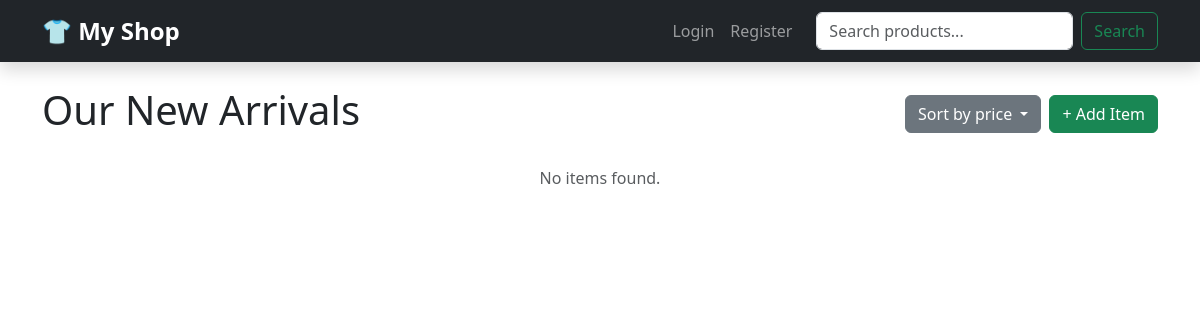
The app's page /, older data.
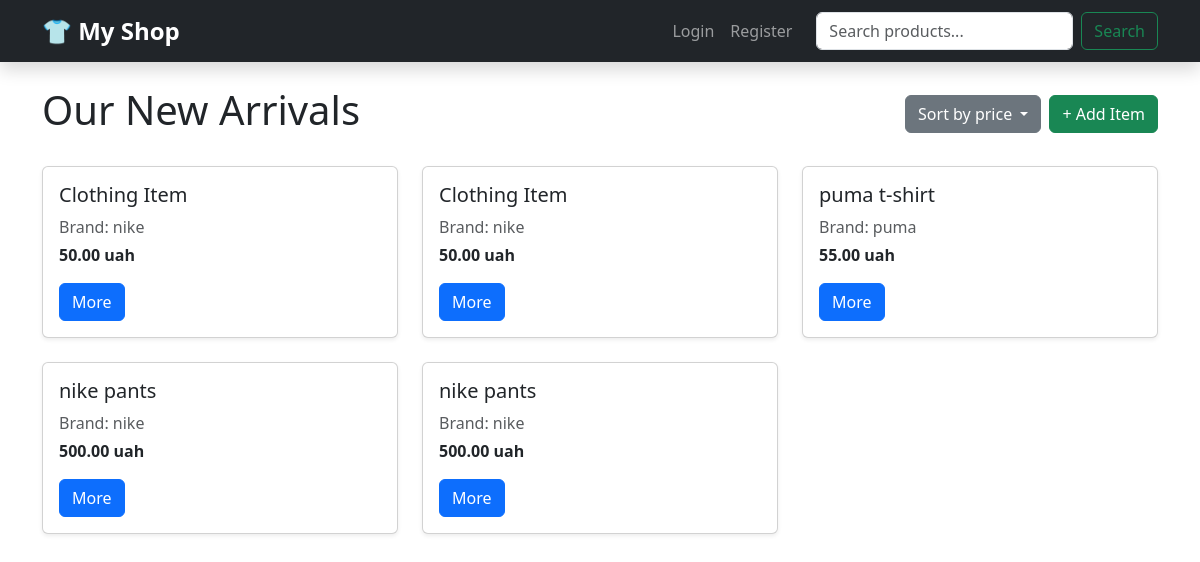
The same page, newer data.
### clothing_shop/models.py (models this page shows, shortened)
class Cloth(models.Model):
    title = models.CharField(max_length=100, default="Clothing Item")
    cloth_color = models.CharField(max_length=30)
    size = models.IntegerField()
    price = models.DecimalField(max_digits=10, decimal_places=2, default=0)
    stock_quantity = models.PositiveIntegerField(default=0)
    is_available = models.BooleanField(default=True)
    category = models.CharField(
        max_length=20,
        choices=CATEGORY_CHOICES,
        default="T-SHIRTS"
    )
    brand = models.ForeignKey(
        ClothBrand,
        on_delete=models.CASCADE,
        related_name='items',
    )

class ClothBrand(models.Model):
    name = models.CharField(max_length=40)
    foundation_date = models.DateField()
    bio = models.TextField(null=True , blank=True)

### clothing_shop/views.py (the view)
# urls.py: path('', views.cloth_list, name='cloth_list'),
def cloth_list(request):
    items = Cloth.objects.all()
    query = request.GET.get('q')
    if query:
        items = items.filter(title__icontains=query)
    sort = request.GET.get('sort')
    if sort == 'price_asc':
        items = items.order_by('price')
    elif sort == 'price_desc':
        items = items.order_by('-price')
    return render(request, 'index.html', {'items': items})
    return render(request, 'index.html', {'items': items})

### templates/index.html (shortened to what this page needs)
{% extends "base.html" %}
{% block content %}
<div class="d-flex justify-content-between align-items-center mb-4">
    <h1>Our New Arrivals</h1>
    <div class="d-flex gap-2">
        <div class="dropdown">
            <button class="btn btn-secondary dropdown-toggle" type="button" data-bs-toggle="dropdown">
                Sort by price
            </button>
        </div>
        <a href="{% url 'cloth_create' %}" class="btn btn-success">+ Add Item</a>
    </div>
</div>
<div class="row">
    {% for item in items %}
    <div class="col-md-4 mb-4">
        <div class="card h-100 shadow-sm">
            <div class="card-body">
                <h5 class="card-title">{{ item.title }}</h5>
                <p class="card-text text-muted mb-1">Brand: {{ item.brand.name }}</p>
                <p class="card-text fw-bold">{{ item.price }} uah</p>
                <a href="{% url 'cloth_detail' item.pk %}" class="btn btn-primary">More</a>
            </div>
        </div>
    </div>
    {% empty %}
    <div class="col-12 text-center">
        <p class="text-muted">No items found.</p>
    </div>
    {% endfor %}
</div>
{% endblock %}

### templates/base.html (shortened to what this page needs)
<!DOCTYPE html>
<html lang="en">
<head>
    <link href="https://cdn.jsdelivr.net/npm/bootstrap@5.3.0/dist/css/bootstrap.min.css" rel="stylesheet">
</head>
<body>
    <nav class="navbar navbar-expand-lg navbar-dark bg-dark mb-4 shadow">
        <div class="container">
            <a class="navbar-brand" href="{% url 'cloth_list' %}">👕 My Shop</a>
            <div class="collapse navbar-collapse" id="navbarNav">
                <ul class="navbar-nav ms-auto">
                    {% if user.is_authenticated %}
                        <li class="nav-item">
                            <span class="nav-link text-info">Hello, <strong>{{ user.username }}</strong></span>
                        </li>
                        <li class="nav-item">
                            <form action="{% url 'logout' %}" method="post" style="display:inline;">
                                {% csrf_token %}
                                <button type="submit" class="nav-link border-0 bg-transparent text-secondary">Logout</button>
                            </form>
                        </li>
                    {% else %}
                        <li class="nav-item">
                            <a class="nav-link" href="{% url 'login' %}">Login</a>
                        </li>
                        <li class="nav-item">
                            <a class="nav-link" href="#">Register</a>
                        </li>
                    {% endif %}
                </ul>
                <form class="d-flex ms-3" action="{% url 'cloth_list' %}" method="get">
                    <input class="form-control me-2" type="search" name="q" placeholder="Search products..." aria-label="Search">
                    <button class="btn btn-outline-success" type="submit">Search</button>
                </form>
            </div>
        </div>
    </nav>
    <div class="container">
        {% block content %}
        {% endblock %}
    </div>
</body>
</html>

### templates/base.html (style rules this page uses)
.navbar-brand { font-weight: bold; font-size: 1.5rem; }
.nav-link { cursor: pointer; }

Row changes from the older to the newer data that the page shows:
added Cloth: title "Clothing Item", brand.name "nike", price "50.00"
added Cloth: title "Clothing Item", brand.name "nike", price "50.00"
added Cloth: title "puma t-shirt", brand.name "puma", price "55.00"
added Cloth: title "nike pants", brand.name "nike", price "500.00"
added Cloth: title "nike pants", brand.name "nike", price "500.00"
Text that changed along with them:
text no longer shown: "No items found."
